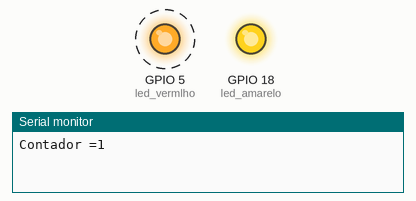
Simulated run of this sketch. Board: ESP32. Parts: output pins drawn as LEDs (lit = HIGH), the last lines printed to the serial monitor. Dashed ring = blinking.

Above: at 0.5 s.
At 4.5 s:
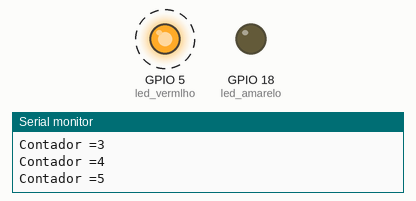
Timing chart, 0 to 7.8 s (numbered marks = the images above):
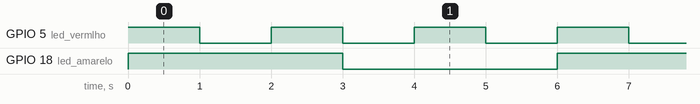

Measured:
- by itself, GPIO 5 (led_vermlho): alternates HIGH for 1.0 s and LOW for 1.0 s
- by itself, GPIO 18 (led_amarelo): alternates HIGH for 3.0 s and LOW for 3.0 s

The sketch:

aula_task.ino
```cpp
#include "freertos/FreeRTOS.h"
#include "freertos/task.h"

#define led_vermlho 5
#define led_amarelo 18

#define CORE_0 0
#define CORE_1 1

void setup() {

  xTaskCreatePinnedToCore( VTaskLedVermlha, "TaskLedVermlha", configMINIMAL_STACK_SIZE + 2000, NULL, 1, NULL, CORE_1 );
  xTaskCreatePinnedToCore( VTaskLedAmarelo, "TaskLedAmarelo", configMINIMAL_STACK_SIZE + 2000, NULL, 1, NULL, CORE_1 );
  xTaskCreatePinnedToCore( VTaskPrint, "TaskPrint", configMINIMAL_STACK_SIZE + 2000, NULL, 1, NULL, CORE_0 );

}

void loop() {


}
```

ledVermlho.ino
```cpp
void VTaskLedVermlha(void * parameter){

    pinMode(led_vermlho, OUTPUT);

  while(true){
      digitalWrite(led_vermlho, 1);
      vTaskDelay(1000 / portTICK_PERIOD_MS);
      digitalWrite(led_vermlho, 0);
      vTaskDelay(1000 / portTICK_PERIOD_MS);

  }

}
```

ledamarelho.ino
```cpp
void VTaskLedAmarelo(void * parameter){

    pinMode(led_amarelo, OUTPUT);

  while(true){
    digitalWrite(led_amarelo, 1);
    vTaskDelay(3000 / portTICK_PERIOD_MS);
    digitalWrite(led_amarelo, 0);
    vTaskDelay(3000 / portTICK_PERIOD_MS);
  }

}
```

printTexto.ino
```cpp
void VTaskPrint(void * parameter){

    int contador = 0;
    Serial.begin(115200);

  while(true){
    contador++;
    Serial.println("Contador =" + String(contador));
    vTaskDelay(1000 / portTICK_PERIOD_MS);
  }

}
```
